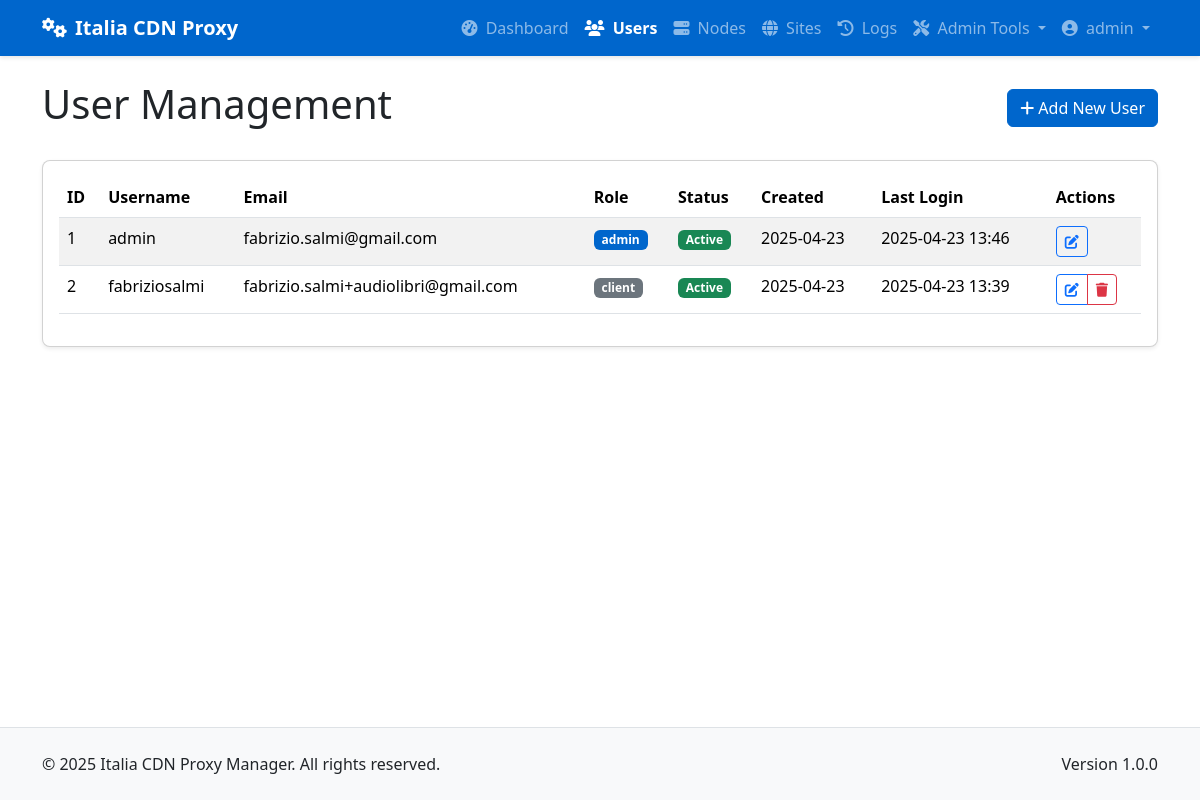
Page /admin/users (signed in) on the committed database.
### app/models/models.py (models this page shows, shortened)
class User(db.Model):
    __tablename__ = 'users'
    id = db.Column(db.Integer, primary_key=True)
    username = db.Column(db.String(64), unique=True, index=True, nullable=False)
    email = db.Column(db.String(120), unique=True, index=True, nullable=False)
    password_hash = db.Column(db.String(128), nullable=False)
    role = db.Column(db.String(20), nullable=False, default='client')  # 'admin' or 'client'
    is_active = db.Column(db.Boolean, default=True)
    created_at = db.Column(db.DateTime, default=datetime.utcnow)
    last_login = db.Column(db.DateTime, nullable=True)
    sites = db.relationship('Site', backref='owner', lazy='dynamic')
    def is_admin(self):
        return self.role == 'admin'

### app/controllers/admin.py (the view)
@admin.route('/users')
@login_required
@admin_required
def list_users():
    users = User.query.all()
    return render_template('admin/users/list.html', users=users)

### app/models/__init__.py (called while the page is built)
@login_manager.user_loader
def load_user(user_id):
    return User.query.get(int(user_id))

### app/services/access_control.py (called while the page is built)
def admin_required(f):
    @wraps(f)
    def decorated_function(*args, **kwargs):
        if not current_user.is_admin():
            flash('You need admin privileges to access this page.', 'error')
            return abort(403)
        return f(*args, **kwargs)
    return decorated_function

### app/templates/admin/users/list.html (shortened to what this page needs)
{% extends 'base.html' %}
{% block content %}
<div class="container py-4">
    <div class="d-flex justify-content-between align-items-center mb-4">
        <h1>User Management</h1>
        <a href="{{ url_for('admin.new_user') }}" class="btn btn-primary">
            <i class="fas fa-plus"></i> Add New User
        </a>
    </div>
    <div class="card shadow-sm">
        <div class="card-body">
            <div class="table-responsive">
                <table class="table table-striped table-hover">
                    <thead>
                        <tr>
                            <th>ID</th>
                            <th>Username</th>
                            <th>Email</th>
                            <th>Role</th>
                            <th>Status</th>
                            <th>Created</th>
                            <th>Last Login</th>
                            <th>Actions</th>
                        </tr>
                    </thead>
                    <tbody>
                        {% for user in users %}
                        <tr>
                            <td>{{ user.id }}</td>
                            <td>{{ user.username }}</td>
                            <td>{{ user.email }}</td>
                            <td><span class="badge bg-{{ 'primary' if user.role == 'admin' else 'secondary' }}">
                                {{ user.role }}
                            </span></td>
                            <td><span class="badge bg-{{ 'success' if user.is_active else 'danger' }}">
                                {{ 'Active' if user.is_active else 'Inactive' }}
                            </span></td>
                            <td>{{ user.created_at.strftime('%Y-%m-%d') }}</td>
                            <td>{{ user.last_login.strftime('%Y-%m-%d %H:%M') if user.last_login else 'Never' }}</td>
                            <td>
                                <div class="btn-group btn-group-sm">
                                    <a href="{{ url_for('admin.edit_user', user_id=user.id) }}" class="btn btn-outline-primary">
                                        <i class="fas fa-edit"></i>
                                    </a>
                                    {% if user.id != current_user.id %}
                                    <button type="button" class="btn btn-outline-danger"
                                            data-bs-toggle="modal"
                                            data-bs-target="#deleteUserModal"
                                            data-user-id="{{ user.id }}"
                                            data-username="{{ user.username }}">
                                        <i class="fas fa-trash"></i>
                                    </button>
                                    {% endif %}
                                </div>
                            </td>
                        </tr>
                        {% endfor %}
                    </tbody>
                </table>
            </div>
        </div>
    </div>
</div>
{% endblock %}

### app/templates/base.html (shortened to what this page needs)
<!DOCTYPE html>
<html lang="en">
<head>
    <link href="https://cdn.jsdelivr.net/npm/bootstrap@5.3.2/dist/css/bootstrap.min.css" rel="stylesheet">
    <link rel="stylesheet" href="https://cdnjs.cloudflare.com/ajax/libs/font-awesome/6.4.2/css/all.min.css">
</head>
<body>
    <header>
        <nav class="navbar navbar-expand-lg navbar-dark bg-primary">
            <div class="container">
                <a class="navbar-brand" href="/">
                    <i class="fas fa-cogs me-2"></i>Italia CDN Proxy
                </a>
                <div class="collapse navbar-collapse" id="navbarNav">
                    <ul class="navbar-nav ms-auto">
                        {% if current_user.is_authenticated %}
                            {% if current_user.is_admin() %}
                                <li class="nav-item">
                                    <a class="nav-link {% if request.endpoint == 'admin.dashboard' %}active{% endif %}" href="{{ url_for('admin.dashboard') }}">
                                        <i class="fas fa-tachometer-alt me-1"></i> Dashboard
                                    </a>
                                </li>
                                <li class="nav-item">
                                    <a class="nav-link {% if 'admin.list_users' in request.endpoint %}active{% endif %}" href="{{ url_for('admin.list_users') }}">
                                        <i class="fas fa-users me-1"></i> Users
                                    </a>
                                </li>
                                <li class="nav-item">
                                    <a class="nav-link {% if 'admin.list_nodes' in request.endpoint %}active{% endif %}" href="{{ url_for('admin.list_nodes') }}">
                                        <i class="fas fa-server me-1"></i> Nodes
                                    </a>
                                </li>
                                <li class="nav-item">
                                    <a class="nav-link {% if 'admin.list_sites' in request.endpoint %}active{% endif %}" href="{{ url_for('admin.list_sites') }}">
                                        <i class="fas fa-globe me-1"></i> Sites
                                    </a>
                                </li>
                                <li class="nav-item">
                                    <a class="nav-link {% if request.endpoint == 'admin.deployment_logs' %}active{% endif %}" href="{{ url_for('admin.deployment_logs') }}">
                                        <i class="fas fa-history me-1"></i> Logs
                                    </a>
                                </li>
                                <li class="nav-item dropdown">
                                    <a class="nav-link dropdown-toggle" href="#" id="adminToolsDropdown" role="button" data-bs-toggle="dropdown" aria-expanded="false">
                                        <i class="fas fa-tools me-1"></i> Admin Tools
                                    </a>
                                </li>
                            {% endif %}
                            <li class="nav-item dropdown">
                                <a class="nav-link dropdown-toggle" href="#" id="userDropdown" role="button" data-bs-toggle="dropdown" aria-expanded="false">
                                    <i class="fas fa-user-circle me-1"></i> {{ current_user.username }}
                                </a>
                            </li>
                        {% endif %}
                    </ul>
                </div>
            </div>
        </nav>
    </header>
    <main>
        {% block content %}{% endblock %}
    </main>
    <footer class="bg-light py-4 mt-auto border-top">
        <div class="container">
            <div class="row">
                <div class="col-md-6 text-center text-md-start">
                    <p class="mb-0">&copy; 2025 Italia CDN Proxy Manager. All rights reserved.</p>
                </div>
                <div class="col-md-6 text-center text-md-end">
                    <p class="mb-0">Version 1.0.0</p>
                </div>
            </div>
        </div>
    </footer>
</body>
</html>

### app/templates/base.html (style rules this page uses)
body { min-height: 100vh; display: flex; flex-direction: column; }
main { flex: 1; }
.navbar-brand { font-weight: 700; }
.navbar { box-shadow: 0 2px 4px rgba(0, 0, 0, 0.1); }
.card { border-radius: 0.5rem; box-shadow: 0 4px 6px rgba(0, 0, 0, 0.05); margin-bottom: 1.5rem; }
.btn-primary { background-color: #0066CC; border-color: #0066CC; }
.bg-primary { background-color: #0066CC !important; }
.nav-link.active { font-weight: 600; }

### rows in the picture
User: username "admin", id "1", email "fabrizio.salmi@gmail.com", role "admin", is_active "Active", created_at "2025-04-23", last_login "2025-04-23 13:46"
User: id "2", username "fabriziosalmi", email "fabrizio.salmi+audiolibri@gmail.com", role "client", is_active "Active", created_at "2025-04-23", last_login "2025-04-23 13:39"
